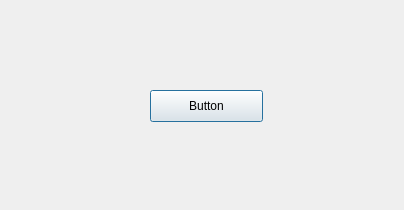
<?xml version="1.0" encoding="UTF-8"?>
<ui version="4.0">
 <class>WateringWaterBalance</class>
 <widget class="QDialog" name="WateringWaterBalance">
  <property name="windowModality">
   <enum>Qt::ApplicationModal</enum>
  </property>
  <property name="geometry">
   <rect>
    <x>0</x>
    <y>0</y>
    <width>404</width>
    <height>210</height>
   </rect>
  </property>
  <property name="windowTitle">
   <string>Watering Water Balance</string>
  </property>
  <widget class="QPushButton" name="pushButton">
   <property name="geometry">
    <rect>
     <x>150</x>
     <y>90</y>
     <width>113</width>
     <height>32</height>
    </rect>
   </property>
   <property name="text">
    <string>Button</string>
   </property>
  </widget>
 </widget>
 <resources/>
 <connections/>
</ui>
